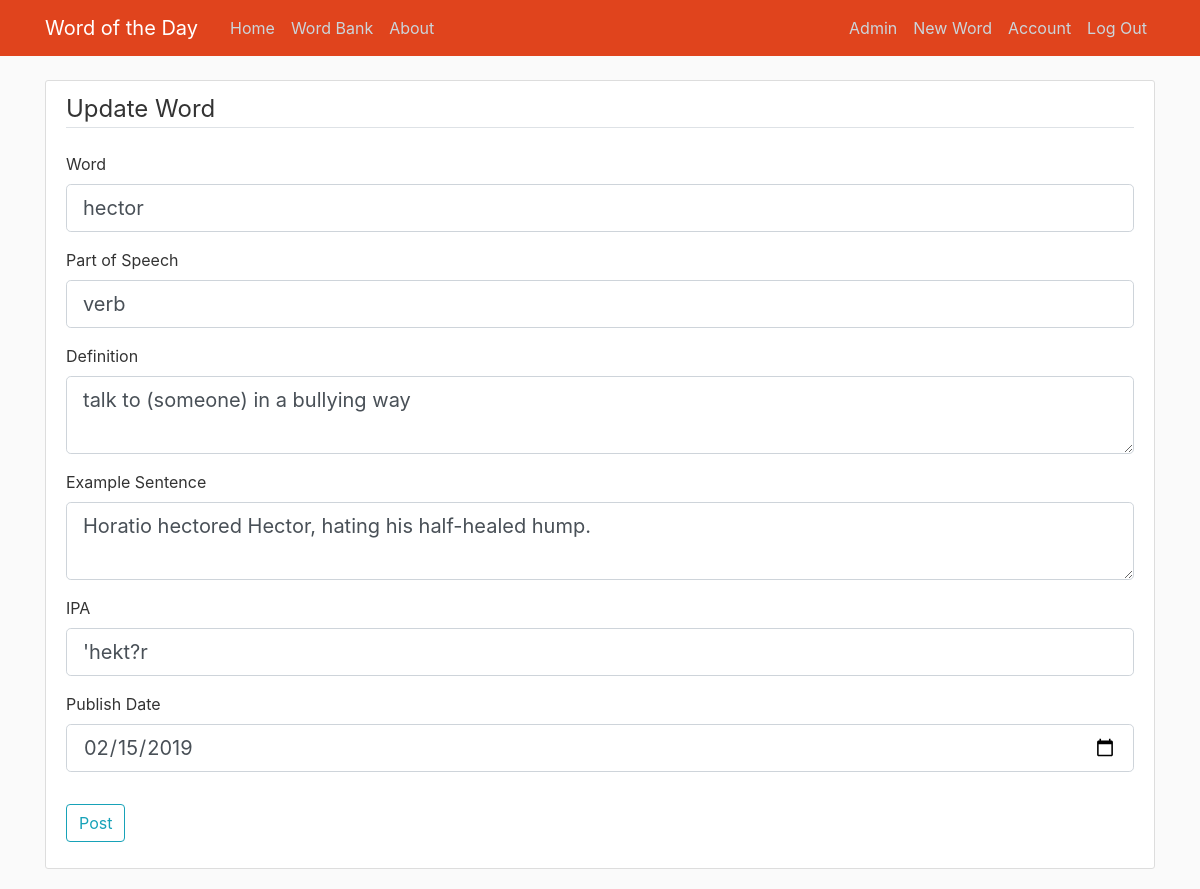
The page /word/179/update (signed in) on the database as committed earlier.
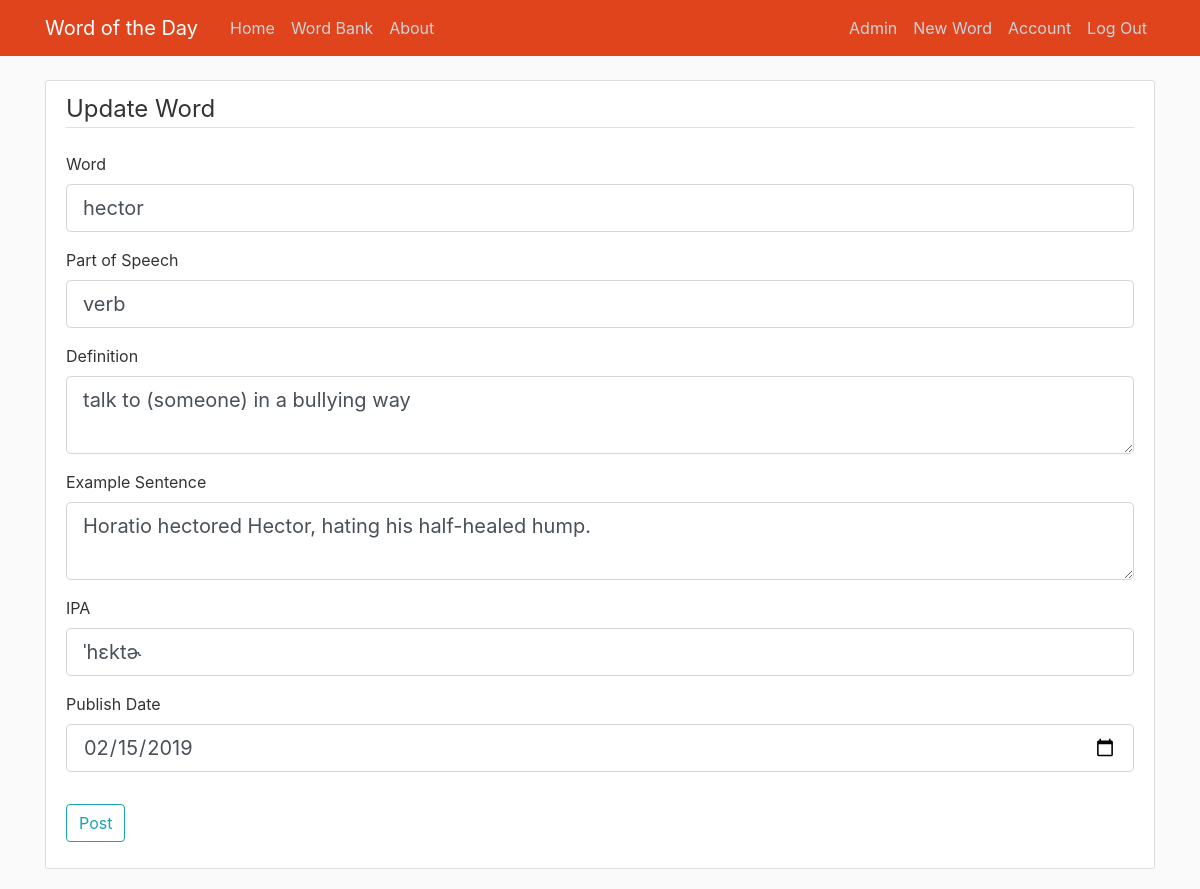
The same page on the database as committed later.
### wotd/models.py (models this page shows, shortened)
class Word(db.Model):
    id = db.Column(db.Integer, primary_key=True)
    word = db.Column(db.String(100), nullable=False)
    partOfSpeech = db.Column(db.String(100), nullable=False)
    definition = db.Column(db.Text, nullable=False)
    exampleSentence = db.Column(db.Text, nullable=False)
    ipa = db.Column(db.Text, nullable=True)
    date_added = db.Column(db.DateTime, nullable=False, default=datetime.utcnow)
    date_published = db.Column(db.Date, nullable=False)
    user_id = db.Column(db.Integer, db.ForeignKey('user.id'), nullable=False)

### wotd/routes.py (the view)
@app.route("/word/<int:word_id>/update", methods=['GET', 'POST'])
@login_required
def update_word(word_id):
    word = Word.query.get_or_404(word_id)
    if word.contributor != current_user and current_user.isAdmin:
        abort(403)
    form = WordForm()
    if form.validate_on_submit():
        dupe = Word.query.filter(Word.id != word.id, Word.word == form.word.data, Word.partOfSpeech == form.partOfSpeech.data).first()
        if dupe:
            flash(f'This word ({dupe.id}) was added on {dupe.date_published.strftime("%Y-%m-%d")}, you cretin.', 'fail')
        else:
            word.word = form.word.data
            word.partOfSpeech = form.partOfSpeech.data
            word.definition = form.definition.data
            word.exampleSentence = form.exampleSentence.data
            word.ipa = form.ipa.data
            word.date_published = form.date_published.data
            word.contributor = current_user
            db.session.commit()
            flash('Word updated, you miscreant.', 'success')
            return redirect(url_for('word', word_id=word.id))
    elif request.method == 'GET':
        form.word.data = word.word
        form.partOfSpeech.data = word.partOfSpeech
        form.definition.data = word.definition
        form.exampleSentence.data = word.exampleSentence
        form.ipa.data = word.ipa
        form.date_published.data = word.date_published
    return render_template('word_upsert.html', title='Update ' + word.word, form=form, legend='Update Word')

### wotd/forms.py
class WordForm(FlaskForm):
    word = StringField('Word', validators=[DataRequired()])
    partOfSpeech = StringField('Part of Speech', validators=[DataRequired()])
    definition = TextAreaField('Definition', validators=[DataRequired()])
    exampleSentence = TextAreaField('Example Sentence', validators=[DataRequired()])
    ipa = StringField('IPA', validators=[DataRequired()])
    date_published = DateField('Publish Date', validators=[DataRequired()])
    submit = SubmitField('Post')

### wotd/models.py (called while the page is built)
@login_manager.user_loader
def load_user(user_id):
    return User.query.get(int(user_id))

### wotd/templates/word_upsert.html (shortened to what the changed rows need)
{% extends "layout.html" %}
{% block content %}
    <div class="content-section">
        <form method="POST" action="">
            <fieldset class="form-group">
                <div class="form-group">
                    {{ form.word.label(class="form-control-label") }}
                    {% if form.word.errors %}
                        {{ form.word(class="form-control form-control-lg is-invalid") }}
                        <div class="invalid-feedback">
                            {% for error in form.word.errors %}
                                <span> {{ error }} </span>
                            {% endfor %}
                        </div>
                    {% else %}
                        {{ form.word(class="form-control form-control-lg") }}
                    {% endif %}
                </div>
                <div class="form-group">
                    {{ form.partOfSpeech.label(class="form-control-label") }}
                    {% if form.partOfSpeech.errors %}
                        {{ form.partOfSpeech(class="form-control form-control-lg is-invalid") }}
                        <div class="invalid-feedback">
                            {% for error in form.partOfSpeech.errors %}
                                <span> {{ error }} </span>
                            {% endfor %}
                        </div>
                    {% else %}
                        {{ form.partOfSpeech(class="form-control form-control-lg") }}
                    {% endif %}
                </div>
                <div class="form-group">
                    {{ form.definition.label(class="form-control-label") }}
                    {% if form.definition.errors %}
                        {{ form.definition(class="form-control form-control-lg is-invalid") }}
                        <div class="invalid-feedback">
                            {% for error in form.definition.errors %}
                                <span> {{ error }} </span>
                            {% endfor %}
                        </div>
                    {% else %}
                        {{ form.definition(class="form-control form-control-lg") }}
                    {% endif %}
                </div>
                <div class="form-group">
                    {{ form.exampleSentence.label(class="form-control-label") }}
                    {% if form.exampleSentence.errors %}
                        {{ form.exampleSentence(class="form-control form-control-lg is-invalid") }}
                        <div class="invalid-feedback">
                            {% for error in form.exampleSentence.errors %}
                                <span> {{ error }} </span>
                            {% endfor %}
                        </div>
                    {% else %}
                        {{ form.exampleSentence(class="form-control form-control-lg") }}
                    {% endif %}
                </div>
                <div class="form-group">
                    {{ form.ipa.label(class="form-control-label") }}
                    {% if form.ipa.errors %}
                        {{ form.ipa(class="form-control form-control-lg is-invalid") }}
                        <div class="invalid-feedback">
                            {% for error in form.ipa.errors %}
                                <span> {{ error }} </span>
                            {% endfor %}
                        </div>
                    {% else %}
                        {{ form.ipa(class="form-control form-control-lg") }}
                    {% endif %}
                </div>
                <div class="form-group">
                    {{ form.date_published.label(class="form-control-label") }}
                    {% if form.date_published.errors %}
                        {{ form.date_published(class="form-control form-control-lg is-invalid") }}
                        <div class="invalid-feedback">
                            {% for error in form.date_published.errors %}
                                <span> {{ error }} </span>
                            {% endfor %}
                        </div>
                    {% else %}
                        {{ form.date_published(class="form-control form-control-lg") }}
                    {% endif %}
                </div>
            </fieldset>
        </form>
    </div>
{% endblock content %}

Rows that differ between the two databases and show on the page:
changed Word "hector": ipa "'hekt?r" → "ˈhɛktɚ"
